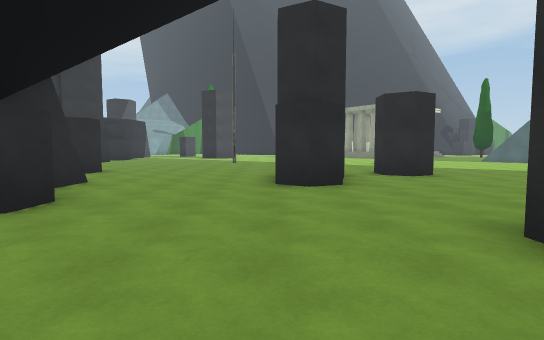
[1] (above)

23 first-person views from a walk through a 3-D level made in the Unity game engine. The camera is 1.4 m above the floor, tilts 4° down and sees 80° across. The floor is counted in squares, 2 m on a side. Each view is taken from the middle of a square. On the plan, view 1 faces up. The plan holds only what a view shows up to about 10 squares ahead; the rest is blank. The place goes on beyond the plan. Some surface patterns are stand-ins.

[2]
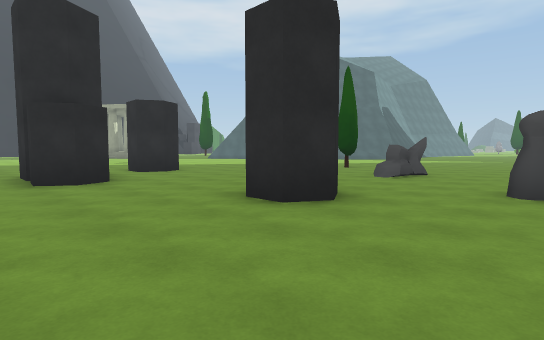

[3]
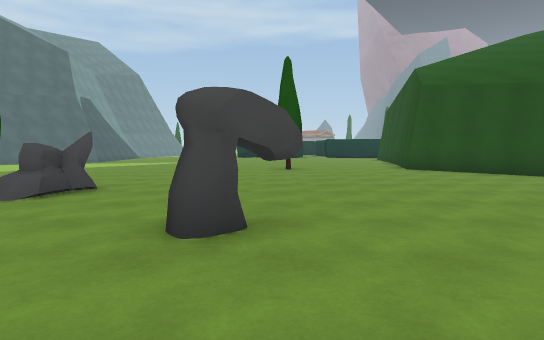

[4]
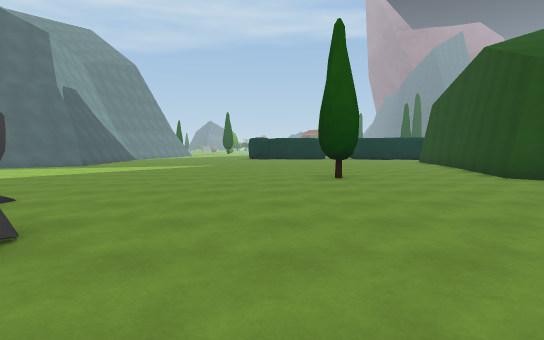

[5]
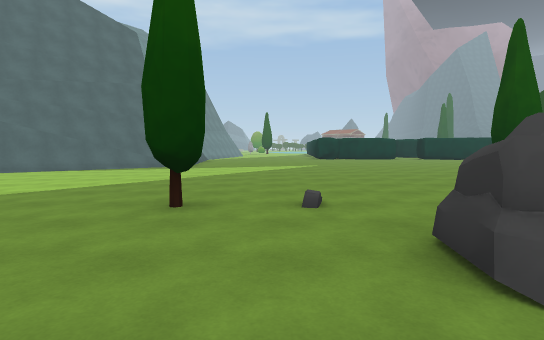

[6]
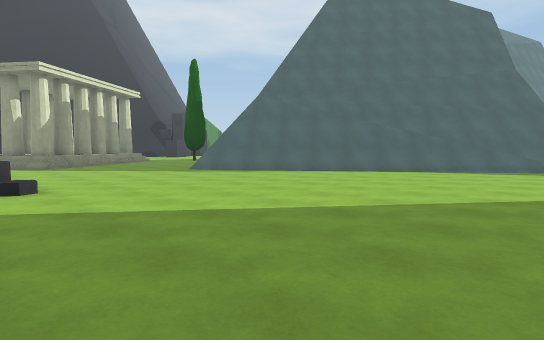

[7]
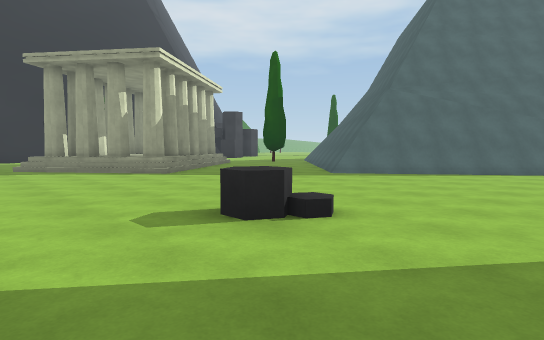

[8]
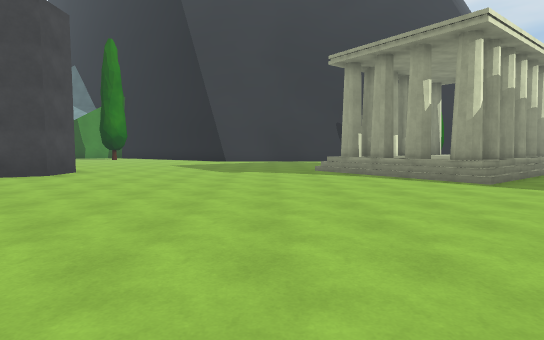

[9]
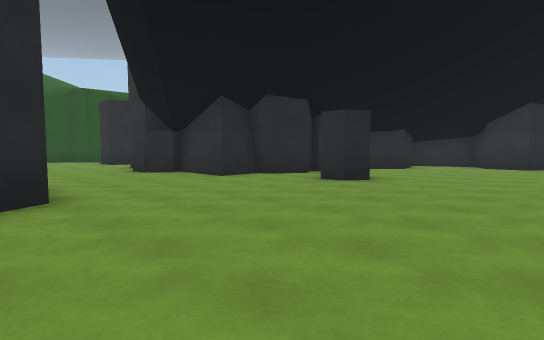

[10]
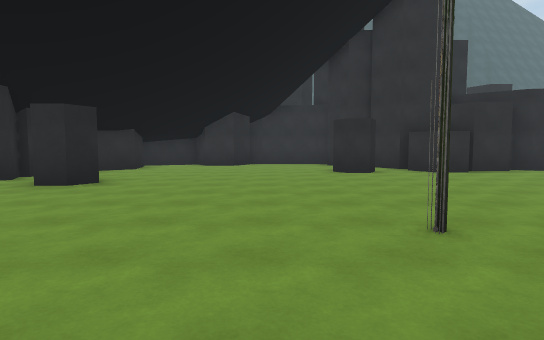

[11]
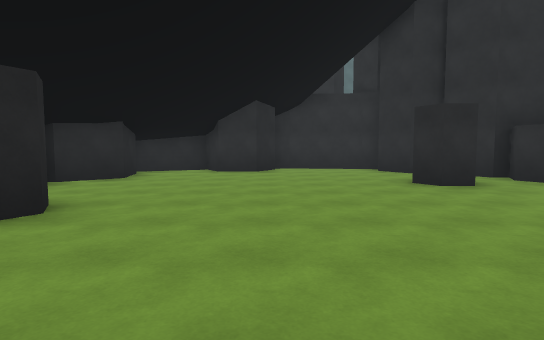

[12]
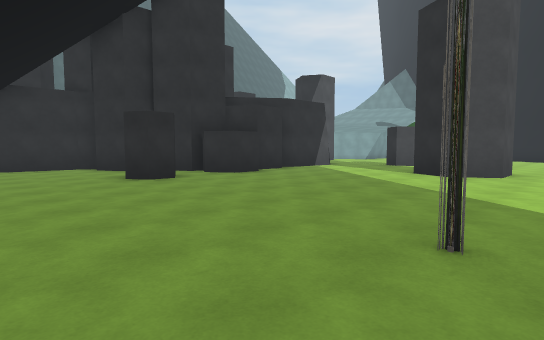

[13]
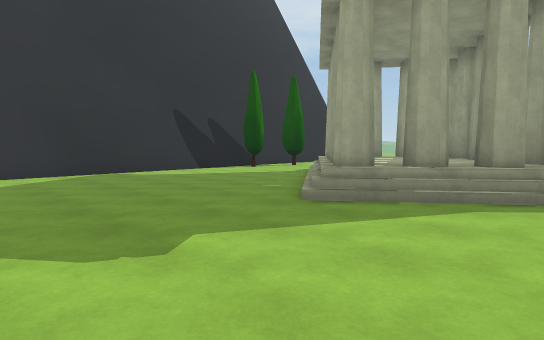

[14]
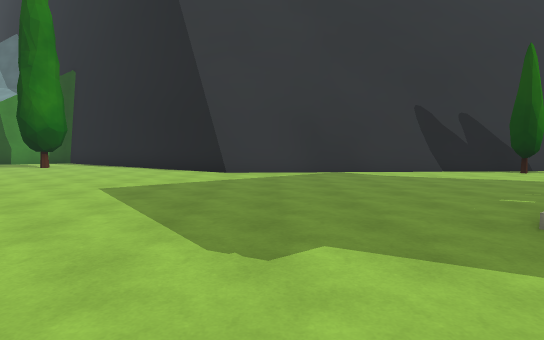

[15]
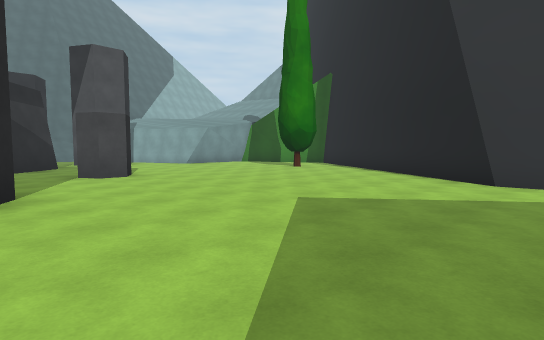

[16]
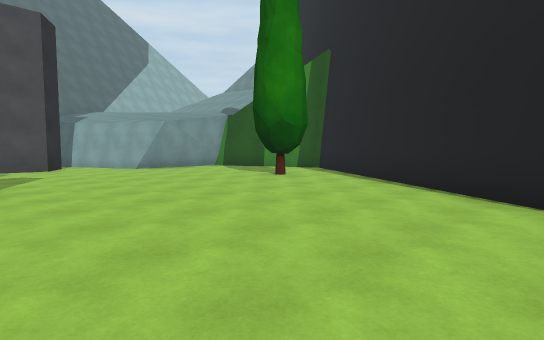

[17]
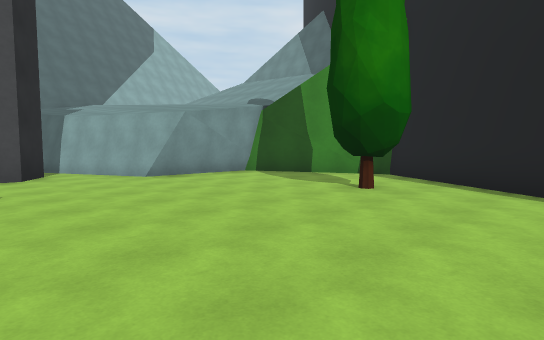

[18]
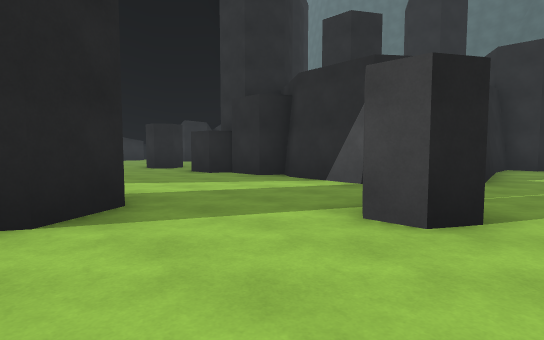

[19]
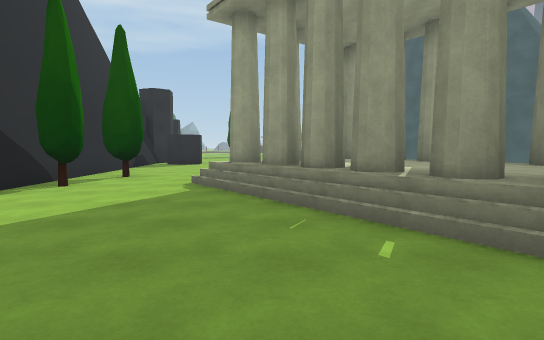

[20]
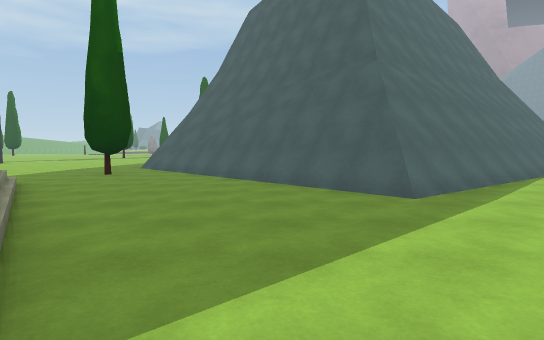

[21]
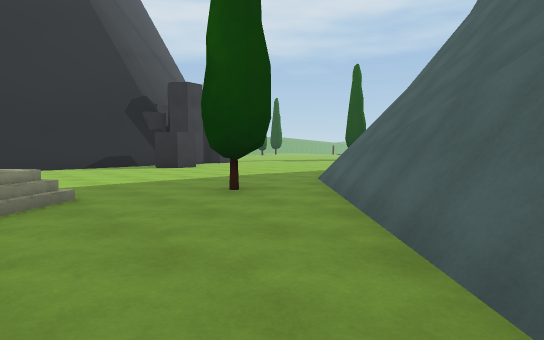

[22]
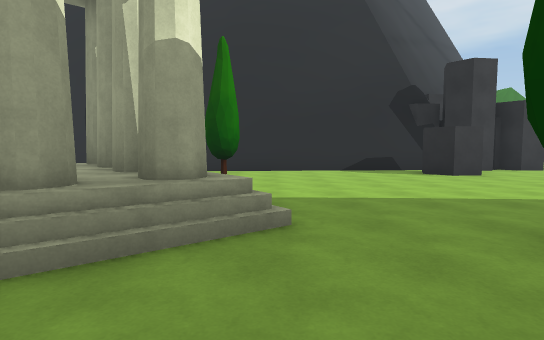

[23]
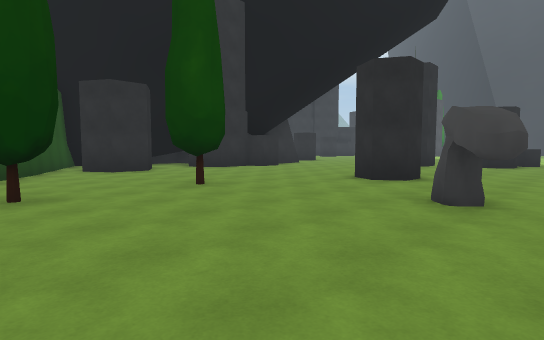

### Floor plan
Key: @ floor where view 1 was taken; # wall or solid block; . main floor; : floor 0.75 m higher than the main floor; + floor 5 m higher than the main floor; / step, stairs or slope; = window, fence, low wall or low ledge; ^ raised ledge; v drop or lower ground; R rock; T tree; C column; O other object.
Columns run from 12 left of view 1 to 16 right of it. Each row starts with its distance up from view 1.
 33  ###...##
 32  #......###
 31  #....T...##
 30 ##.........##################
 29 #............##......T.T....#
 28 .......................T.....
 27 #............................
 26 #....................C  .....
 25 ......#............/CCC .....
 24 #/#.............../CC CC.....
 23    v.............CC#::CC/....
 22    /....##.......#C: CC#..TT.
 21    #....##......../CCC .....=
 20   +#............../C/......#/
 19   ##.............../......#//
 18   ##.....................#v/#
 17   #.....................#####
 16 ##.....................#####
 15 ....#...................####
 14 ..........O.. ...^......####
 13 .............. ..........###
 12 #............. ...........##
 11 #............. ............#
 10 #.............   ..........##
  9 #......#.......# ...........#
  8 #.##.........#.##............
  7    #####.....#..............
  6        ##....#..............
  5         #............T......
  4         ##..................
  3          ..........R........
  2           ....##...R........
  1           ..................
  0          ...@...............
 -1         #........R......T...
 -2       ###....T..........T...
 -3       /#....................
 -4         /v...T..............
 -5              ...............
 -6                     ...///#v
 -7                      .//////

Where each view was taken, in squares from view 1:
view 1: 0 up, 0 right, facing up
view 2: 1 down, 1 left, facing up-right
view 3: 1 down, 2 right, facing right
view 4: 0 up, 5 right, facing right
view 5: 4 up, 5 right, facing right
view 6: 7 up, 5 right, facing up-right
view 7: 11 up, 3 right, facing up-right
view 8: 13 up, 3 right, facing up
view 9: 13 up, 1 right, facing down-left
view 10: 13 up, 1 right, facing left
view 11: 12 up, 2 left, facing left
view 12: 12 up, 1 left, facing up-left
view 13: 20 up, 1 right, facing up-right
view 14: 20 up, 2 right, facing up
view 15: 22 up, 2 right, facing up-left
view 16: 25 up, 0 right, facing up-left
view 17: 26 up, 3 left, facing up-left
view 18: 26 up, 3 left, facing down-left
view 19: 25 up, 3 right, facing right
view 20: 18 up, 6 right, facing right
view 21: 18 up, 11 right, facing up-right
view 22: 20 up, 12 right, facing up
view 23: 5 down, 6 right, facing up-left
